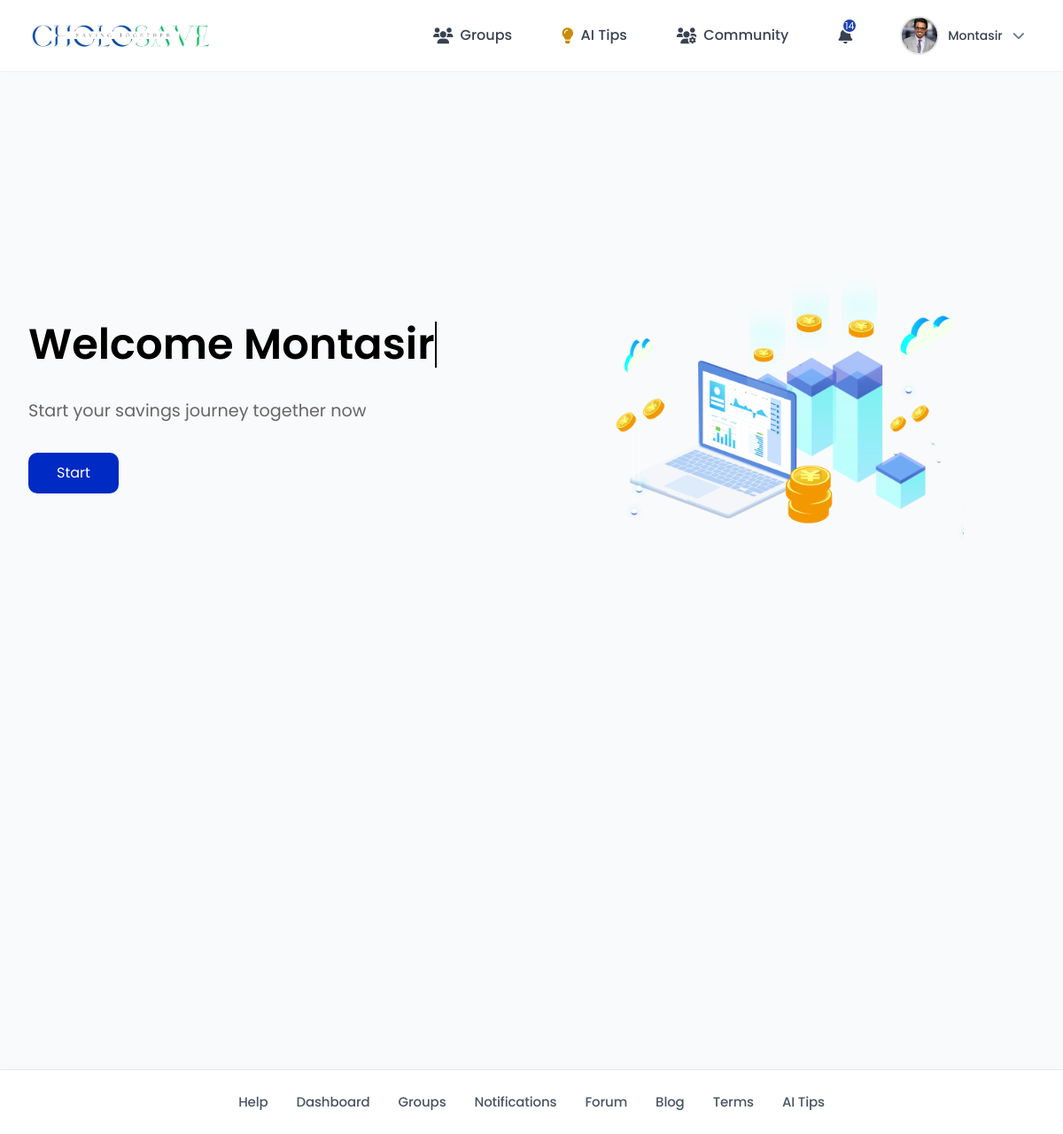
Page /user_landing_page.php (signed in) on the committed database.
### tables this page shows
CREATE TABLE `users` (
  `id` int(11) NOT NULL,
  `name` varchar(255) DEFAULT NULL,
  `email` varchar(255) DEFAULT NULL,
  `phone_number` varchar(255) DEFAULT NULL,
  `password` varchar(255) DEFAULT NULL,
  `role` enum('user','group_admin','admin') DEFAULT 'user',
  `created_at` timestamp NOT NULL DEFAULT current_timestamp(),
  `profile_picture` varchar(255) NOT NULL,
  `otp` varchar(6) DEFAULT NULL,
  `otp_expiry` datetime DEFAULT NULL
);

### user_landing_page.php (the view, shortened to what this page needs)
<?php
include 'includes/header2.php';
?>
<!DOCTYPE html>
<html lang="en">
<head>
    <script src="https://cdn.tailwindcss.com"></script>
</head>
<body>
    <?php
    $subtitle = "Start your savings journey together now";
    ?>
    <main>
        <div class="hero-content -mt-40">
            <h1>
                <div class="welcome-container">
                </div>
            </h1>
            <p class="subtitle"><?php echo $subtitle; ?></p>
            <a href="/CholoSave-CS/groups.php" class="cta-button">Start</a>
        </div>
        <div class="decoration -mt-40">
            <img src="land.png" alt="Land Image" class="custom-image">
        </div>
    </main>
</body>
</html>
<?php include 'includes/new_footer.php'; ?>

### includes/header2.php (shortened to what this page needs)
<?php
include 'db.php';
$user_id = $_SESSION['user_id'];
$sql = "SELECT COUNT(*) as count FROM notifications WHERE target_user_id = ? AND status = 'unread'";
$stmt = $conn->prepare($sql);
$stmt->bind_param("i", $user_id);
$stmt->execute();
$result = $stmt->get_result();
$row = $result->fetch_assoc();
$notificationCount = $row['count'];
$user_name = '';
$profile_picture = '';
$sql_user = "SELECT name, email, profile_picture FROM users WHERE id = ?";
$stmt = $conn->prepare($sql_user);
$stmt->bind_param("i", $user_id);
$stmt->execute();
$result_user = $stmt->get_result();
if ($result_user) {
    $user_data = $result_user->fetch_assoc();
    $user_name = $user_data['name'];
    $profile_picture = $user_data['profile_picture'];
}
?>
<!DOCTYPE html>
<html lang="en">
<head>
    <script src="https://cdn.tailwindcss.com"></script>
    <link rel="stylesheet" href="https://cdnjs.cloudflare.com/ajax/libs/font-awesome/6.0.0-beta3/css/all.min.css">
</head>
<body class="bg-gray-50">
    <header class="bg-white shadow-sm">
        <div class="max-w-7xl mx-auto px-4 sm:px-6 lg:px-8">
            <div class="flex items-center justify-between h-20">
                <div class="logo flex items-center space-x-4">
                    <a href="/CholoSave-CS/user_landing_page.php" class="flex items-center">
                        <img src="/CholoSave-CS/includes/project_logo1.png" alt="CholoSave Logo" class="logo-image">
                    </a>
                </div>
                <div class="hidden md:flex items-center space-x-8">
                    <div class="relative group">
                        <button
                            class="nav-item flex items-center space-x-2 px-3 py-2 text-gray-700 hover:text-gray-900">
                            <i class="fas fa-users text-lg"></i>
                            <span class="font-medium">Groups</span>
                        </button>
                    </div>
                    <div class="relative group">
                        <a href="/CholoSave-CS/ai_tips/ai_tips.php">
                            <button
                                class="nav-item flex items-center space-x-2 px-3 py-2 text-gray-700 hover:text-gray-900">
                                <i class="fas fa-lightbulb text-lg text-yellow-600 animate-pulse"></i>
                                <span class="font-medium">AI Tips</span>
                            </button>
                        </a>
                    </div>
                    <div class="relative group">
                        <button
                            class="nav-item flex items-center space-x-2 px-3 py-2 text-gray-700 hover:text-gray-900">
                            <i class="fas fa-users-cog text-lg"></i>
                            <span class="font-medium">Community</span>
                        </button>
                    </div>
                    <div class="relative">
                        <a href="/CholoSave-CS/notification.php"
                            class="nav-item flex items-center space-x-2 px-3 py-2 text-gray-700 hover:text-gray-900">
                            <div class="relative">
                                <i class="fas fa-bell text-lg"></i>
                                <?php if ($notificationCount > 0): ?>
                                    <span class="notification-badge"><?php echo $notificationCount; ?></span>
                                <?php endif; ?>
                            </div>
                        </a>
                    </div>
                    <div class="relative group">
                        <button
                            class="flex items-center space-x-3 px-3 py-2 rounded-full hover:bg-gray-100 transition-colors duration-200">
                            <div class="relative w-10 h-10 rounded-full overflow-hidden ring-2 ring-gray-200">
                                <?php if (!empty($profile_picture) && file_exists('uploads/profile/' . $profile_picture)): ?>
                                    <img src="uploads/profile/<?php echo htmlspecialchars($profile_picture); ?>"
                                        alt="Profile" class="w-full h-full object-cover">
                                <?php else: ?>
                                    <div class="w-full h-full bg-gray-200 flex items-center justify-center">
                                        <i class="fas fa-user text-gray-400"></i>
                                    </div>
                                <?php endif; ?>
                            </div>
                            <span
                                class="text-sm font-medium text-gray-700"><?php echo htmlspecialchars($user_name); ?></span>
                            <i class="fas fa-chevron-down text-sm text-gray-500"></i>
                        </button>
                    </div>
                </div>
            </div>
    </header>
</body>
</html>

### includes/header2.php (style rules this page uses)
body { font-family: 'Poppins', sans-serif; }
.nav-item { transition: all 0.3s ease; position: relative; }
.nav-item::after { content: ''; position: absolute; width: 0; height: 2px; bottom: -4px; left: 0; background-color: #1E40AF; transition: width 0.3s ease; }
.logo a { font-size: 1.8rem; font-weight: 700; background: linear-gradient(135deg, #003366 0%, #004080 100%); -webkit-background-clip: text; -webkit-text-fill-color: transparent; text-decoration: none; }
.notification-badge { position: absolute; top: -6px; right: -6px; background: #1E40AF; border-radius: 50%; width: 18px; height: 18px; font-size: 11px; display: flex; align-items: center; justify-content: center; color: white; border: 2px solid white; }
.animate-pulse { animation: pulse 1s infinite; }
.logo-image { max-height: 3rem; width: auto; object-fit: contain; }

### user_landing_page.php (style rules this page uses)
* { margin: 0; padding: 0; box-sizing: border-box; font-family: 'Poppins', system-ui, -apple-system, sans-serif; }
body { background-color: #fff; min-height: 80vh; }
main { padding-top: 120px; max-width: 1200px; margin: 0 auto; min-height: 100vh; display: flex; align-items: center; justify-content: space-between; padding-left: 2rem; padding-right: 2rem; }
.hero-content { max-width: 600px; }
h1 { font-size: 3rem; line-height: 1.1; margin-bottom: 1.5rem; font-weight: 600; }
.welcome-container { display: inline-block; }
.subtitle { font-size: 1.2rem; color: #666; margin-bottom: 2rem; }
.cta-button { display: inline-block; padding: 0.7rem 2rem; background-color: rgb(0, 42, 196); color: white; text-decoration: none; border-radius: 10px; transition: background-color 0.3s ease; }
.decoration { position: relative; }
.custom-image { width: 80%; max-width: 500px; position: relative; right: -20px; }

### includes/new_footer.php (style rules this page uses)
html, body { height: 100%; margin: 0; padding: 0; font-family: system-ui, -apple-system, BlinkMacSystemFont, 'Segoe UI', Roboto, Oxygen, Ubuntu, Cantarell, sans-serif; }

### rows in the picture
users: profile_picture (picture), name "Montasir"

### other values in the picture
$notificationCount "14"
$subtitle "Start your savings journey together now"
